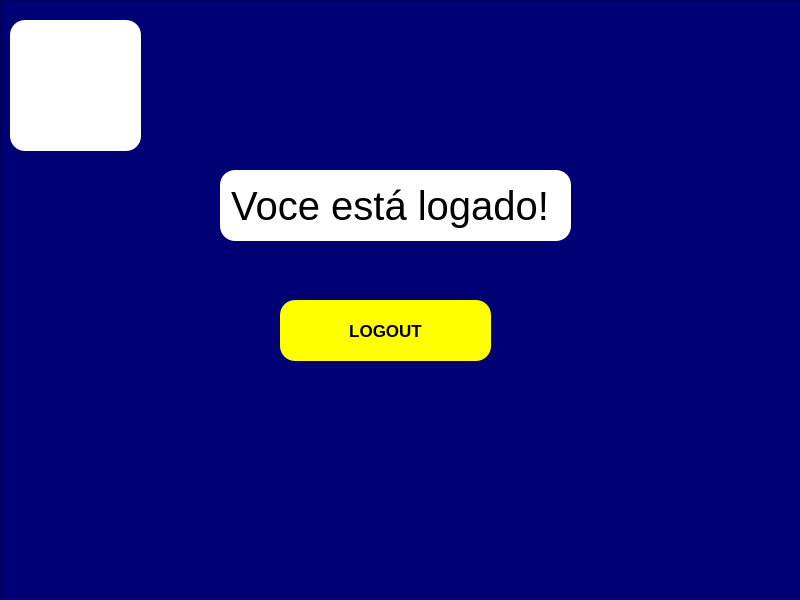
<?xml version="1.0" encoding="UTF-8"?>
<ui version="4.0">
 <class>MainWindow</class>
 <widget class="QMainWindow" name="MainWindow">
  <property name="geometry">
   <rect>
    <x>0</x>
    <y>0</y>
    <width>800</width>
    <height>600</height>
   </rect>
  </property>
  <property name="windowTitle">
   <string>MainWindow</string>
  </property>
  <widget class="QWidget" name="centralwidget">
   <widget class="QFrame" name="frame">
    <property name="geometry">
     <rect>
      <x>0</x>
      <y>0</y>
      <width>801</width>
      <height>621</height>
     </rect>
    </property>
    <property name="font">
     <font>
      <weight>75</weight>
      <bold>true</bold>
     </font>
    </property>
    <property name="styleSheet">
     <string notr="true">background-color: rgb(0, 0, 117);</string>
    </property>
    <property name="frameShape">
     <enum>QFrame::StyledPanel</enum>
    </property>
    <property name="frameShadow">
     <enum>QFrame::Raised</enum>
    </property>
    <widget class="QLabel" name="label">
     <property name="geometry">
      <rect>
       <x>220</x>
       <y>170</y>
       <width>351</width>
       <height>71</height>
      </rect>
     </property>
     <property name="font">
      <font>
       <pointsize>30</pointsize>
      </font>
     </property>
     <property name="styleSheet">
      <string notr="true">background-color: rgb(255, 255, 255);
border-radius: 15px;
border-style: outset;
borser-widht: 2px;</string>
     </property>
     <property name="text">
      <string> Voce está logado!</string>
     </property>
    </widget>
    <widget class="QPushButton" name="pushButton">
     <property name="geometry">
      <rect>
       <x>280</x>
       <y>300</y>
       <width>211</width>
       <height>61</height>
      </rect>
     </property>
     <property name="font">
      <font>
       <pointsize>13</pointsize>
       <weight>75</weight>
       <bold>true</bold>
      </font>
     </property>
     <property name="styleSheet">
      <string notr="true">background-color: rgb(255, 255, 0);
border-radius: 15px;
border-style: outset;
borser-widht: 2px;</string>
     </property>
     <property name="text">
      <string>LOGOUT</string>
     </property>
    </widget>
    <widget class="QLabel" name="label_2">
     <property name="geometry">
      <rect>
       <x>10</x>
       <y>20</y>
       <width>131</width>
       <height>131</height>
      </rect>
     </property>
     <property name="styleSheet">
      <string notr="true">background-color: rgb(255, 255, 255);
border-radius: 15px;
border-style: outset;
borser-widht: 2px;</string>
     </property>
     <property name="text">
      <string/>
     </property>
     <property name="pixmap">
      <pixmap>2517094161642831415-128.png</pixmap>
     </property>
    </widget>
   </widget>
  </widget>
 </widget>
 <resources/>
 <connections/>
</ui>
